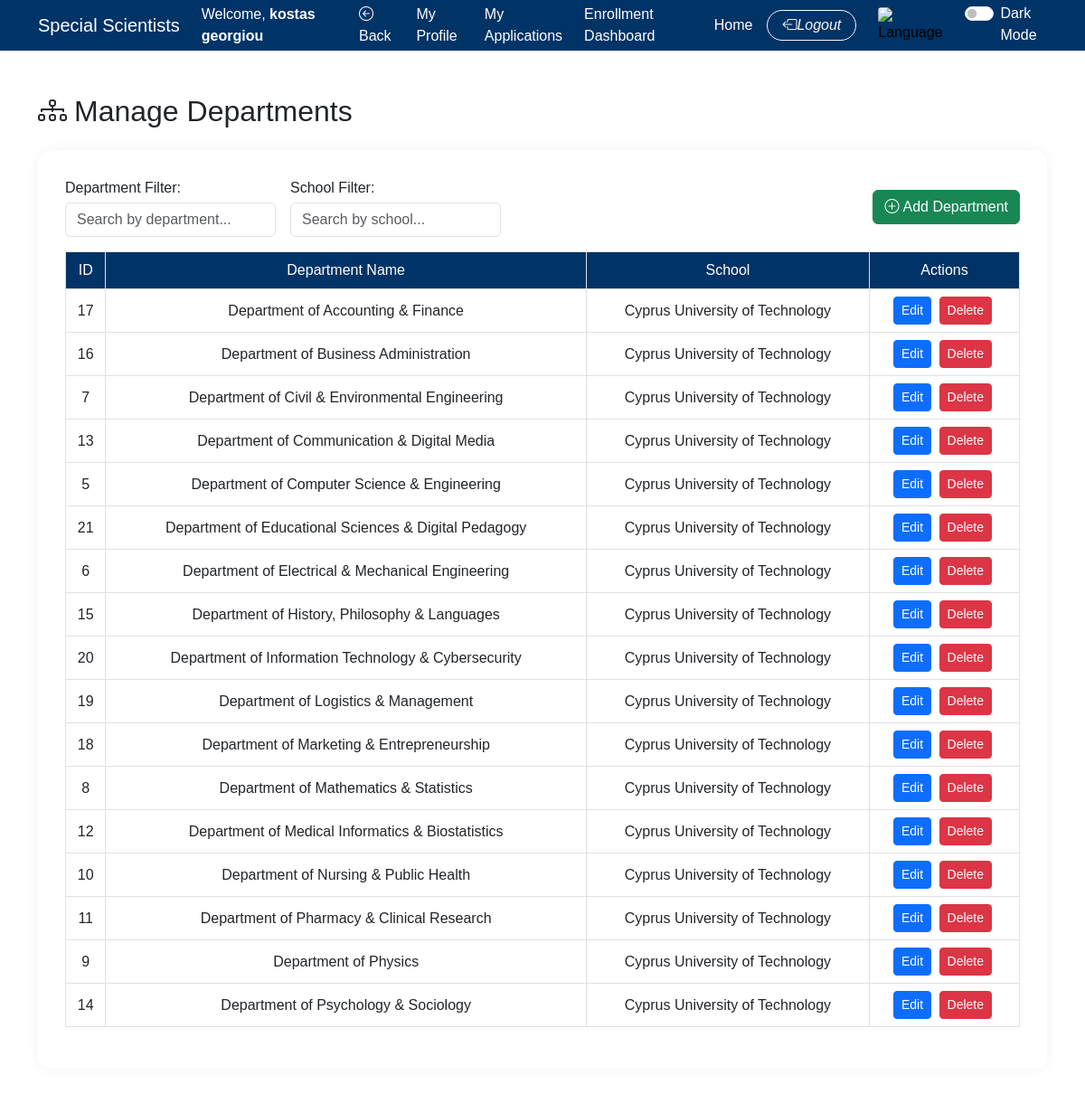
Screenshot of /special_scientists/manage_departments.php (signed in) with the database file from the repository.
### tables this page shows
CREATE TABLE `system_config` (
  `id` int NOT NULL,
  `config_key` varchar(100) NOT NULL,
  `config_value` text NOT NULL
);

CREATE TABLE `departments` (
  `id` int NOT NULL,
  `school_id` int DEFAULT NULL,
  `name` varchar(255) NOT NULL
);

CREATE TABLE `schools` (
  `id` int NOT NULL,
  `name` varchar(255) NOT NULL
);

### special_scientists/get_config.php (called while the page is built, shortened)
<?php
require_once "database.php";
function getSystemConfig($key) {
    global $conn;
    $stmt = $conn->prepare("SELECT config_value FROM system_config WHERE config_key = ?");
    $stmt->bind_param("s", $key);
    $stmt->execute();
    $stmt->bind_result($value);
    return $value;
}

### special_scientists/manage_departments.php (the view, shortened to what this page needs)
<?php
include 'database.php';
require_once "get_config.php";
$system_title = getSystemConfig("site_title");
$logo_path = getSystemConfig("logo_path");
$query = "
    SELECT departments.id, departments.name AS department_name, schools.name AS school_name
    FROM departments
    LEFT JOIN schools ON departments.school_id = schools.id
    ORDER BY schools.name, departments.name
";
$result = mysqli_query($conn, $query);
$showBack = true;
$backLink = "manage_recruitment.php";
?>
<!DOCTYPE html>
<html lang="en">
<head>
  <link href="https://cdn.jsdelivr.net/npm/bootstrap@5.3.0/dist/css/bootstrap.min.css" rel="stylesheet">
  <link rel="stylesheet" href="indexstyle.css">
  <link rel="stylesheet" href="darkmode.css">
  <link rel="stylesheet" href="https://cdn.jsdelivr.net/npm/bootstrap-icons/font/bootstrap-icons.css">
</head>
<body>
<?php include "navbar.php"; ?>
<div class="container py-5">
  <h2 class="mb-4"><i class="bi bi-diagram-3 me-2"></i>Manage Departments</h2>
  <div class="my-apps-card">
    <div class="d-flex justify-content-between align-items-center mb-3 flex-wrap gap-2">
      <div class="d-flex flex-wrap gap-3">
        <div class="d-flex flex-column" style="min-width: 200px;">
          <label for="deptFilter" class="form-label mb-1">Department Filter:</label>
          <input type="text" id="deptFilter" class="form-control" placeholder="Search by department...">
        </div>
        <div class="d-flex flex-column" style="min-width: 200px;">
          <label for="schoolFilter" class="form-label mb-1">School Filter:</label>
          <input type="text" id="schoolFilter" class="form-control" placeholder="Search by school...">
        </div>
      </div>
      <a href="add_department.php" class="btn btn-success"><i class="bi bi-plus-circle me-1"></i>Add Department</a>
    </div>
    <div class="table-responsive">
      <table class="table table-bordered table-hover text-center align-middle">
        <thead class="table-light">
          <tr>
            <th>ID</th>
            <th>Department Name</th>
            <th>School</th>
            <th>Actions</th>
          </tr>
        </thead>
        <tbody id="departmentTable">
          <?php while ($row = mysqli_fetch_assoc($result)): ?>
            <tr>
              <td><?= $row['id'] ?></td>
              <td><?= htmlspecialchars($row['department_name']) ?></td>
              <td><?= htmlspecialchars($row['school_name']) ?></td>
              <td>
                <a href="edit_department.php?id=<?= $row['id'] ?>" class="btn btn-primary btn-sm">Edit</a>
                <a href="delete_department.php?id=<?= $row['id'] ?>" class="btn btn-danger btn-sm" onclick="return confirm('Are you sure you want to delete this department?');">Delete</a>
              </td>
            </tr>
          <?php endwhile; ?>
        </tbody>
      </table>
    </div>
  </div>
</div>
</body>
</html>

### special_scientists/navbar.php (shortened to what this page needs)
<?php
require_once "get_config.php";
$system_title = getSystemConfig("site_title");
$fullName = $_SESSION["user"]["full_name"] ?? "Guest";
$role = $_SESSION["user"]["role"] ?? "Null";
?>
<nav class="navbar navbar-expand-lg navbar-dark">
  <div class="container">
    <a class="navbar-brand d-flex align-items-center" href="https://www.cut.ac.cy" target="_blank">
      <?= htmlspecialchars($system_title) ?>
    </a>
    <div class="d-none d-lg-flex justify-content-end" id="navbarContent">
      <ul class="navbar-nav align-items-center gap-2">
        <?php if ($role === "Null"): ?>
          <li class="nav-item"><a class="nav-link text-white" href="login.php">Login</a></li>
          <li class="nav-item"><a class="nav-link text-white" href="registration.php">Register</a></li>
        <?php else: ?>
            <li class="nav-item"><span class="nav-link text-white">Welcome, <strong><?= htmlspecialchars($fullName); ?></strong></span></li>
            <?php if (!empty($showBack)): ?>
                <li class="nav-item">
                    <a class="nav-link text-white" href="<?= htmlspecialchars($backLink ?? 'index.php') ?>">
                        <i class="bi bi-arrow-left-circle me-1"></i>Back
                    </a>
                </li>
            <?php endif; ?>
          <li class="nav-item"><a class="nav-link text-white" href="my_profile.php">My Profile</a></li>
          <?php if ($role === 'user' || $role === 'scientist'): ?>
            <li class="nav-item"><a class="nav-link text-white" href="my_applications.php">My Applications</a></li>
          <?php endif; ?>
          <?php if (in_array($role, ['admin', 'owner', 'hr', 'scientist'])): ?>
            <li class="nav-item"><a class="nav-link text-white" href="enrollment_dashboard.php">Enrollment Dashboard</a></li>
          <?php endif; ?>
          <li class="nav-item"><a class="nav-link text-white" href="index.php">Home</a></li>
          <li class="nav-item">
            <button class="btn btn-outline-light d-flex align-items-center gap-1 px-3 py-1 rounded-pill"
                    data-bs-toggle="modal" data-bs-target="#logoutModal" style="font-size: 0.9rem;">
              <i class="bi bi-box-arrow-left" style="font-size: 1rem;">Logout</i>
            </button>
          </li>
        <?php endif; ?>
        <li class="nav-item ms-lg-3 mt-2 mt-lg-0">
  <form method="post" action="switch_lang.php">
    <button type="submit" style="background: none; border: none; padding: 0;" title="Switch Language">
      <img src="assets/flags/<?= $_SESSION['lang'] === 'en' ? 'gr' : 'en' ?>.png" alt="Language" style="width: 28px; height: 20px; border-radius: 4px;">
    </button>
  </form>
</li>
        <li class="nav-item ms-lg-3 mt-2 mt-lg-0">
          <div class="form-check form-switch text-white">
            <input class="form-check-input" type="checkbox" id="darkModeToggle">
            <label class="form-check-label" for="darkModeToggle">Dark Mode</label>
          </div>
        </li>
      </ul>
    </div>
  </div>
</nav>

### special_scientists/indexstyle.css (style rules this page uses)
body, html { margin: 0; padding: 0; font-family: Arial, sans-serif; }
.navbar { background-color: #003366; position: sticky; top: 0; z-index: 1000; width: 100%; max-height: 56px; }
.table th { background-color: #003366; color: white; font-weight: 500; }
.table td, .table th { vertical-align: middle; }
.table .btn { margin-right: 4px; }
.my-apps-card { border-radius: 15px; box-shadow: 0 0 15px rgba(0,0,0,0.05); background-color: rgba(255, 255, 255, 0.95); padding: 30px; }
[data-bs-target="#logoutModal"] { white-space: nowrap; }

### special_scientists/navbar.php (style rules this page uses)
button img { cursor: pointer; }

### rows the page displays
system_config: config_value "Special Scientists"
departments: id "17", name "Department of Accounting & Finance", school.name "Cyprus University of Technology"
departments: id "16", name "Department of Business Administration", school.name "Cyprus University of Technology"
departments: id "7", name "Department of Civil & Environmental Engineering", school.name "Cyprus University of Technology"
departments: id "13", name "Department of Communication & Digital Media", school.name "Cyprus University of Technology"
departments: id "5", name "Department of Computer Science & Engineering", school.name "Cyprus University of Technology"
departments: id "21", name "Department of Educational Sciences & Digital Pedagogy", school.name "Cyprus University of Technology"
departments: id "6", name "Department of Electrical & Mechanical Engineering", school.name "Cyprus University of Technology"
departments: id "15", name "Department of History, Philosophy & Languages", school.name "Cyprus University of Technology"
departments: id "20", name "Department of Information Technology & Cybersecurity", school.name "Cyprus University of Technology"
departments: id "19", name "Department of Logistics & Management", school.name "Cyprus University of Technology"
departments: id "18", name "Department of Marketing & Entrepreneurship", school.name "Cyprus University of Technology"
departments: id "8", name "Department of Mathematics & Statistics", school.name "Cyprus University of Technology"
departments: id "12", name "Department of Medical Informatics & Biostatistics", school.name "Cyprus University of Technology"
departments: id "10", name "Department of Nursing & Public Health", school.name "Cyprus University of Technology"
departments: id "11", name "Department of Pharmacy & Clinical Research", school.name "Cyprus University of Technology"
departments: id "9", name "Department of Physics", school.name "Cyprus University of Technology"
departments: id "14", name "Department of Psychology & Sociology", school.name "Cyprus University of Technology"

### other values shown
$fullName "kostas georgiou"
